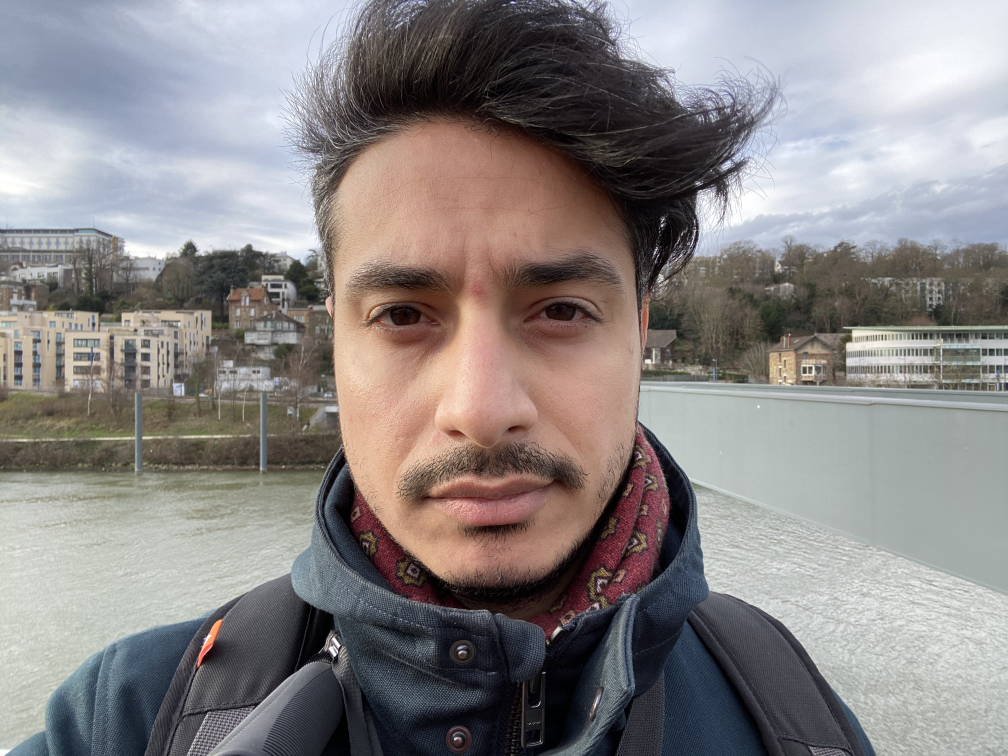
#> input picture test_image.jpeg, 4032 x 3024 px, given in place of the camera (shown at 1/4 size)
$ python openCV_testing.py
#> lines starting #> are read from the running program, lines starting #| are printed output that depends on the picture
import cv2
import numpy as np

face_cascade = cv2.CascadeClassifier('haarcascade_frontalface_default.xml')
eye_cascade = cv2.CascadeClassifier('haarcascade_eye.xml')
detector_params = cv2.SimpleBlobDetector_Params()
detector_params.filterByArea = True
detector_params.maxArea = 1500
detector = cv2.SimpleBlobDetector_create(detector_params)


def cut_eyebrows(img):		#essentially cuts out eyebrow from frame (incase program detects it as an eye)
    height, width = img.shape[:2]
    eyebrow_h = int(height / 4)
    img = img[eyebrow_h:height, 0:width]  # cut eyebrows out (15 px)
    return img


def detect_eyes(img, cascade):
	gray_img = cv2.cvtColor(img, cv2.COLOR_BGR2GRAY)		#grayscale img
	eyes = cascade.detectMultiScale(gray_img, 1.3, 5)		#detect eyes
	width = np.size(img, 1)		#get width and height of image
	height = np.size(img, 0)
	left_eye = None
	right_eye = None
	for (x,y,w,h) in eyes:
		if y>height/2:		#make sure eye is in top half of frame
			pass
		eyecenter = x+w/2		#get center of eye
		if eyecenter<width/2:
			left_eye = img[y:y+h,x:x+w]		#classify as left or right eye
		else:
			right_eye = img[y:y+h,x:x+w]
	return left_eye, right_eye


def detect_faces(img, cascade):
	gray_img = cv2.cvtColor(img, cv2.COLOR_BGR2GRAY)
	coords = cascade.detectMultiScale(gray_img, 1.3, 5)		#detect face
	if len(coords) > 1:					#detect the largest face ONLY and return that frame
		biggest = (0,0,0,0)
		for i in coords:
			if i[3] > biggest[3]:
				biggest=i
		biggest = np.array([i],np.int32)
	elif len(coords)==1:
		biggest=coords
	else:
		return None
	for (x,y,w,h) in biggest:
		frame = img[y:y+h, x:x+w]
	return frame


def blob_process(img, threshold, detector):			#isolate the pupil in the eye
	gray_frame = cv2.cvtColor(img, cv2.COLOR_BGR2GRAY)
	_, img = cv2.threshold(gray_frame, threshold, 255, cv2.THRESH_BINARY)		#convert to black and white w threshold
	img = cv2.erode(img,None, iterations=2)			#get rid of noise in image
	img = cv2.dilate(img, None, iterations=4)
	img = cv2.medianBlur(img, 5)
	keypoints = detector.detect(img)
	return keypoints


def nothing(x):
	pass


def main():
	cap = cv2.VideoCapture(0)		#turn on video
	cv2.namedWindow('image')
	cv2.createTrackbar('threshold', 'image', 0, 255, nothing)		#creates top trackbar
	while True:
		_, frame = cap.read()	 #gets image/frame from feed
#> frame is the input picture: shape (3024, 4032, 3); mean B, G, R 132.6, 133, 137.7
		face_frame = detect_faces(frame, face_cascade)		#detect face
#> in detect_faces, `gray_img = cv2.cvtColor(img, cv2.COLOR_BGR2GRAY)`:
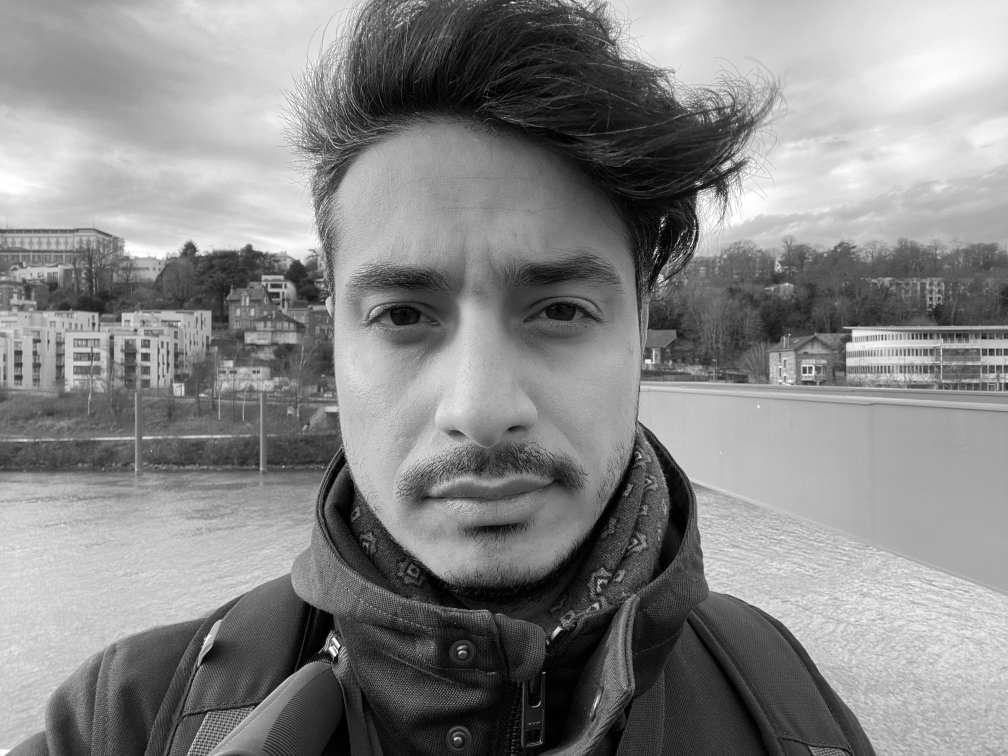
#> gray_img: shape (3024, 4032) (shown at 1/4 size); min 0, max 255, mean 134.3
#> in detect_faces, `coords = cascade.detectMultiScale(gray_img, 1.3, 5)`: coords = [[1091, 581, 1757, 1757]]
#> the loop in detect_faces, `for (x,y,w,h) in biggest:` made 1 pass
#> pass 1, in detect_faces, `frame = img[y:y+h, x:x+w]`:
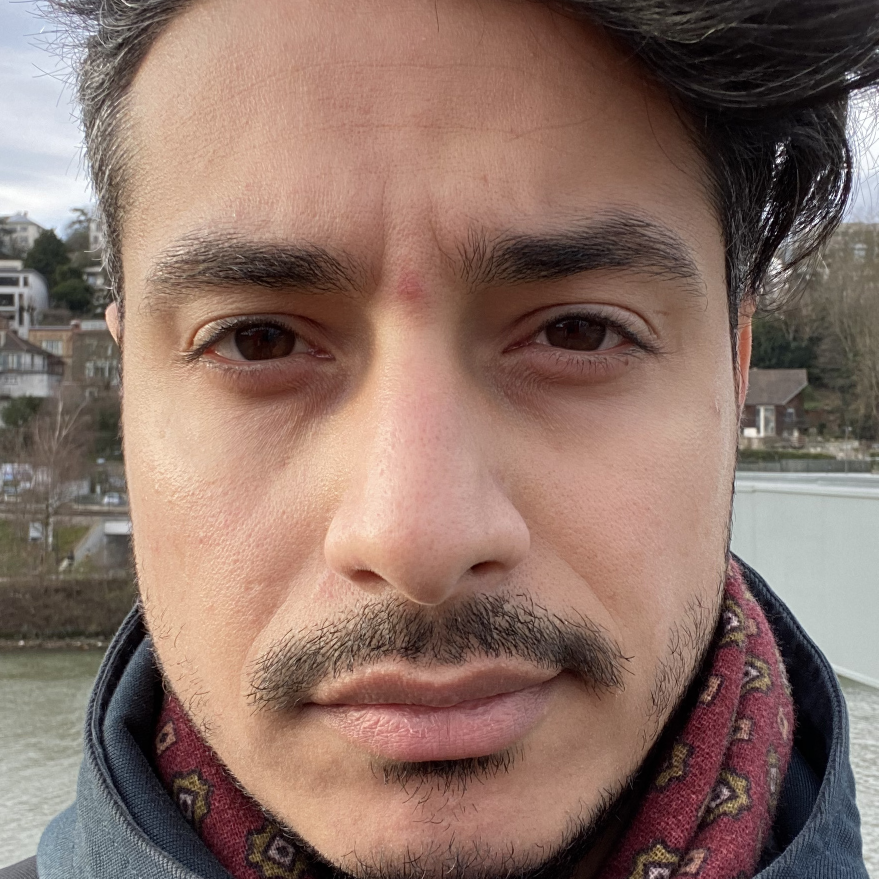
#> frame: shape (1757, 1757, 3) (shown at 1/2 size); mean B, G, R 103.6, 113.6, 139.3
		if face_frame is not None:
			eyes = detect_eyes(face_frame, eye_cascade)		#detect eyes
#> in detect_eyes, `gray_img = cv2.cvtColor(img, cv2.COLOR_BGR2GRAY)`:
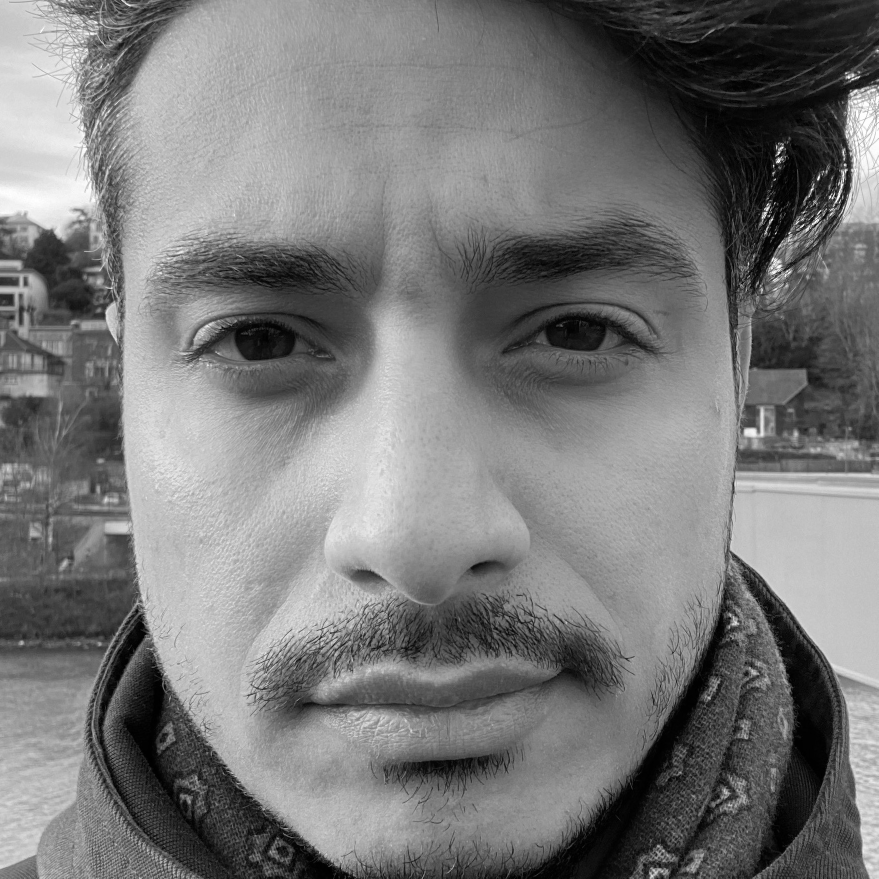
#> gray_img: shape (1757, 1757) (shown at 1/2 size); min 0, max 255, mean 120.2
#> in detect_eyes, `eyes = cascade.detectMultiScale(gray_img, 1.3, 5)`: eyes = [[885, 404, 471, 471]]
#> in detect_eyes, `width = np.size(img, 1)`: width = 1757
#> the loop in detect_eyes, `for (x,y,w,h) in eyes:` made 1 pass
#> (x, y, w, h, eyecenter) on pass 1: (885, 404, 471, 471, 1120.5)
#> pass 1, in detect_eyes, `right_eye = img[y:y+h,x:x+w]`:
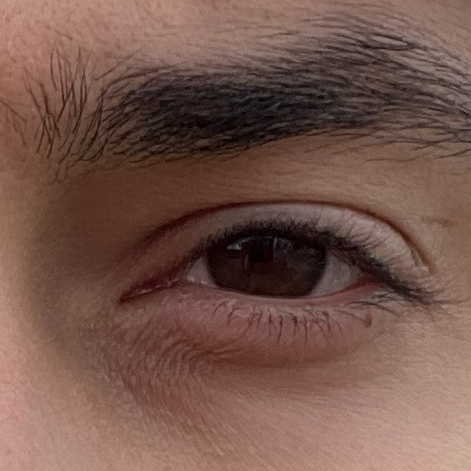
#> right_eye: shape (471, 471, 3); mean B, G, R 76, 86, 117.7
			for eye in eyes:
				if eye is not None:
					threshold = r = cv2.getTrackbarPos('threshold', 'image')	#get threshold value
					print('threshold: '+ str(threshold))
					eye = cut_eyebrows(eye)
					keypoints = blob_process(eye, threshold, detector) 		#isolate pupil
					eye = cv2.drawKeypoints(eye, keypoints, eye, (0, 0, 255), cv2.DRAW_MATCHES_FLAGS_DRAW_RICH_KEYPOINTS)

		cv2.imshow('image', frame)
		if cv2.waitKey(1) & 0xFF == ord('q'):
#> (key q is pressed here)
			break

	cap.release()
	cv2.destroyAllWindows()

if __name__ == "__main__":
    main()
